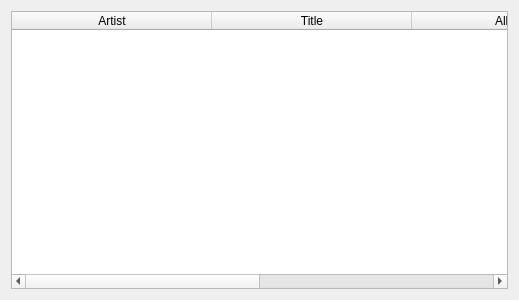
<?xml version="1.0" encoding="UTF-8"?>
<ui version="4.0">
 <class>tablePls</class>
 <widget class="QWidget" name="tablePls">
  <property name="geometry">
   <rect>
    <x>0</x>
    <y>0</y>
    <width>519</width>
    <height>300</height>
   </rect>
  </property>
  <property name="windowTitle">
   <string>Form</string>
  </property>
  <layout class="QHBoxLayout" name="horizontalLayout">
   <item>
    <widget class="QTableWidget" name="tableWidget">
     <property name="lineWidth">
      <number>0</number>
     </property>
     <property name="editTriggers">
      <set>QAbstractItemView::NoEditTriggers</set>
     </property>
     <property name="selectionBehavior">
      <enum>QAbstractItemView::SelectRows</enum>
     </property>
     <property name="showGrid">
      <bool>false</bool>
     </property>
     <attribute name="horizontalHeaderDefaultSectionSize">
      <number>200</number>
     </attribute>
     <attribute name="horizontalHeaderStretchLastSection">
      <bool>true</bool>
     </attribute>
     <attribute name="verticalHeaderVisible">
      <bool>false</bool>
     </attribute>
     <column>
      <property name="text">
       <string>Artist</string>
      </property>
     </column>
     <column>
      <property name="text">
       <string>Title</string>
      </property>
     </column>
     <column>
      <property name="text">
       <string>Album</string>
      </property>
     </column>
     <column>
      <property name="text">
       <string>Time</string>
      </property>
     </column>
    </widget>
   </item>
  </layout>
 </widget>
 <resources/>
 <connections/>
</ui>
